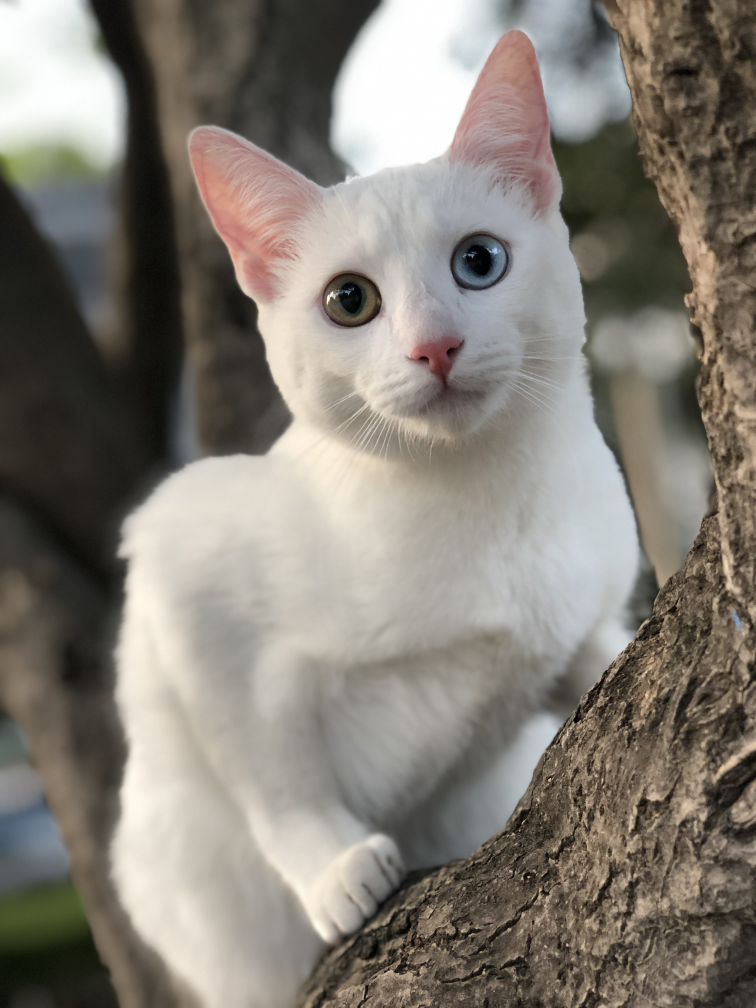
#> input picture facialrecoginition/training-data/cats/3.1.jpg, 3024 x 4032 px, found by its file name (shown at 1/4 size); its folder holds only this picture in this run
$ python facialreg.py
#> lines starting #> are read from the running program, lines starting #| are printed output that depends on the picture
from __future__ import unicode_literals
import cv2
import numpy as np

import os

LBP_CLASSIFIER_PATH = 'models/lbpcascade.xml'
HAAR_CLASSIFIER_PATH = 'models/haarcascade.xml'

trainee = ['John Carmack','Donald Knuth', 'Gamid FBI', 'Musa']

def draw_rectangle(image,rect):
    (x,y,w,h) = rect
    cv2.rectangle(image, (x,y), (x+w, y+h), (0,255,0), 2)

def draw_text(image, text, x, y):
    cv2.putText(image, text, (x,y), cv2.FONT_HERSHEY_TRIPLEX,4, (0, 255, 0), 3)

def detect_face(image):
    gray = cv2.cvtColor(image, cv2.COLOR_BGR2GRAY)

    face_cascade = cv2.CascadeClassifier(LBP_CLASSIFIER_PATH)

    bboxes = face_cascade.detectMultiScale(gray)

    return gray, list(bboxes)

def prepare_training_data(folder):
    faces  = []
    labels = []
    training_folders = os.listdir(folder)

    for dir in training_folders:
        path = folder + '/' + dir
        images_raw = os.listdir(path)
        for image_raw in images_raw:
            label = int(image_raw[0])
            full_path = folder + '/' + dir + '/' + image_raw
            print(f"Loading {full_path}...")
            image = cv2.imread(full_path,cv2.IMREAD_UNCHANGED)
#> image is the input picture: shape (4032, 3024, 3); mean B, G, R 117.7, 126.2, 132
            grayscale, bboxes = detect_face(image)
#> in detect_face, `gray = cv2.cvtColor(image, cv2.COLOR_BGR2GRAY)`:
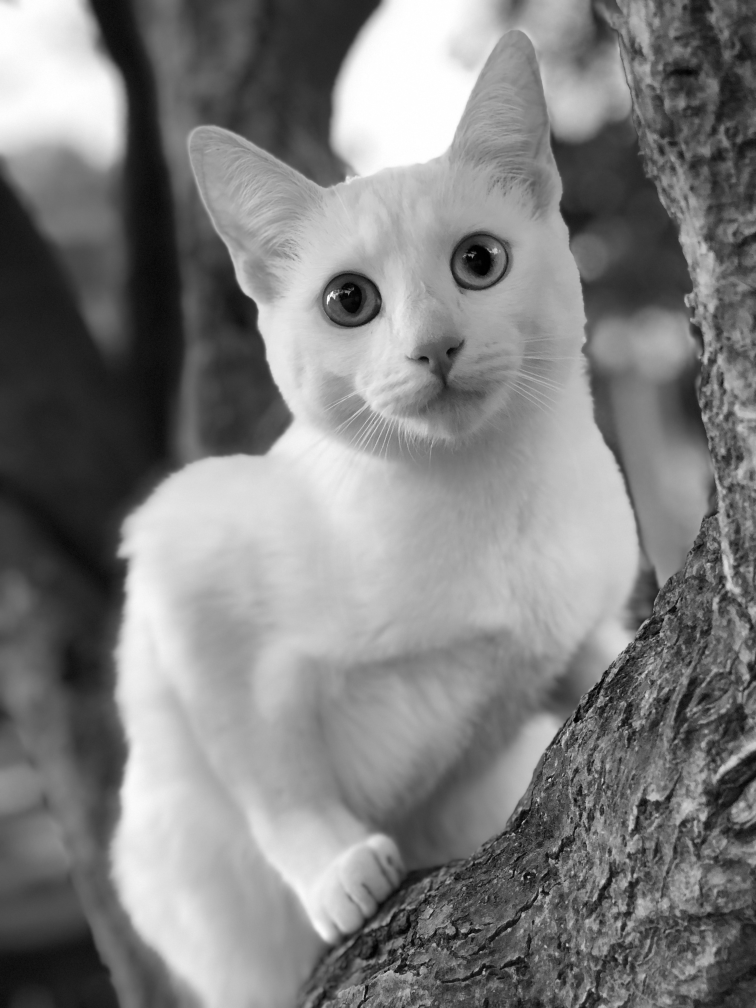
#> gray: shape (4032, 3024) (shown at 1/4 size); min 0, max 255, mean 127
#> in detect_face, `bboxes = face_cascade.detectMultiScale(gray)`: bboxes = [[2808, 1566, 54, 54], [2502, 3362, 50, 50], [2653, 3281, 77, 77], [25, 2702, 110, 110], [2010, 1056, 134, 134], [323, 1164, 196, 196]]
            print(f'{bboxes} for {image_raw}')
#> (printed output is left out)
            for bbox in bboxes:
                (x,y,w,h) = bbox
                face = grayscale[x:x+w,y:y+h]
                if face is not None:
                    faces.append(face)
                    labels.append(label)
                else:
                    print('it is none', face)
#> this loop made 6 passes
#> pass 1, in prepare_training_data, `face = grayscale[x:x+w,y:y+h]`:
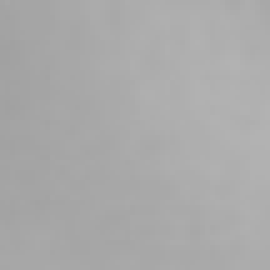
#> face: shape (54, 54) (shown 5 times larger); min 161, max 178, mean 169.5
#> after the loop, faces = 6 items; labels = [3, 3, 3, 3, 3, 3]
#> pass 2 of the loop in prepare_training_data, `for dir in training_folders:`:
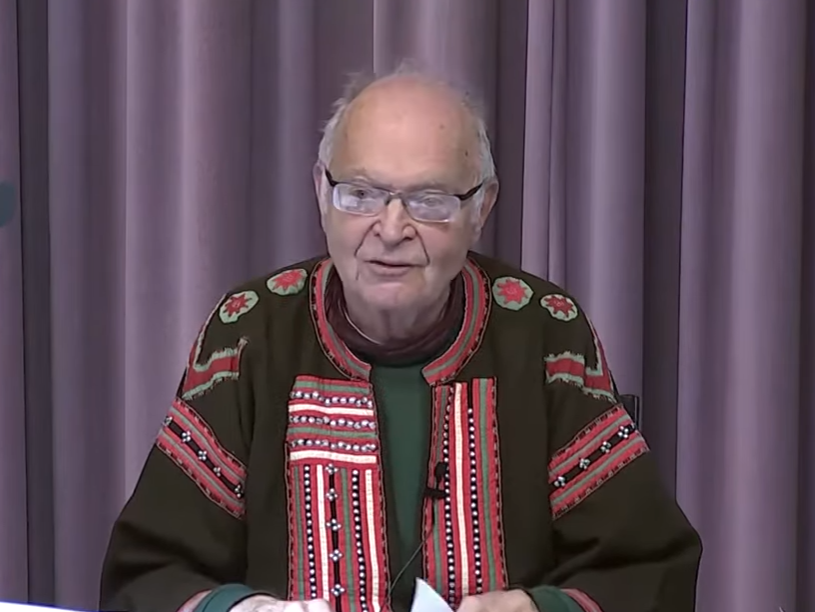
#> input picture facialrecoginition/training-data/donald_knuth/1.1.png, 815 x 612 px, found by its file name
#> in prepare_training_data, image is the input picture: shape (612, 815, 3); mean B, G, R 85.3, 74.5, 93.8
#> gray: shape (612, 815)
#> in prepare_training_data, `grayscale, bboxes = detect_face(image)`: bboxes = [[246, 240, 78, 78], [299, 118, 193, 193]]
#| [array([246, 240,  78,  78], dtype=int32), array([299, 118, 193, 193], dtype=int32)] for 1.1.png
#> the loop in prepare_training_data, `for bbox in bboxes:` made 2 passes
#> pass 1, in prepare_training_data, `face = grayscale[x:x+w,y:y+h]`:
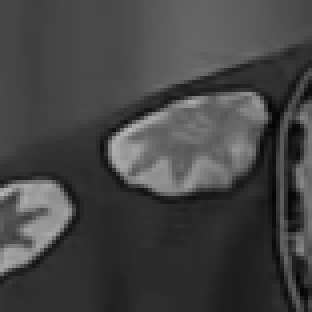
#> face: shape (78, 78) (shown 4 times larger); min 4, max 183, mean 68.1
#> pass 2, in prepare_training_data, `face = grayscale[x:x+w,y:y+h]`:
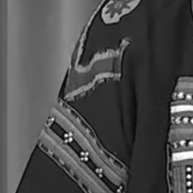
#> face: shape (193, 193); min 0, max 255, mean 76.9
#> after the loop in prepare_training_data, `for bbox in bboxes:`: faces = 8 items; labels = [3, 3, 3, 3, 3, 3, 1, 1]

    cv2.destroyAllWindows()
    cv2.waitKey(1)

    return faces, labels

def train():
    model = cv2.face.LBPHFaceRecognizer_create(
        radius=1, neighbors=8,
        grid_x=8, grid_y=8
    )
    faces, labels = prepare_training_data('G:/mlnotebooks/facialrecoginition/training-data/')
#> faces = 8 items; labels = [3, 3, 3, 3, 3, 3, 1, 1]
#> (the run stopped early here; a loop or call above may not have finished)
